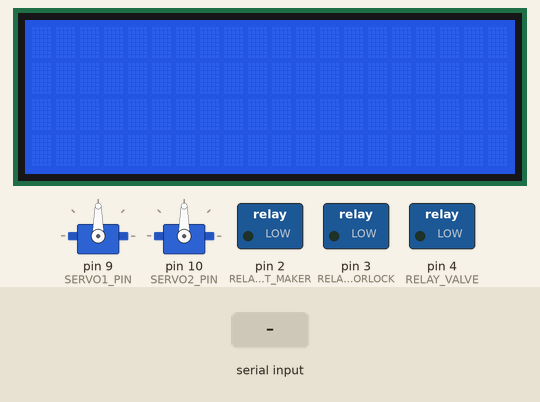
The sketch below on a simulated Arduino Uno, built with avr-gcc and run on an emulated ATmega328P. Parts: 20×4 character LCD, 2 × servo, switched loads named in the sketch (green lamp = pin HIGH). The inputs (shaded band) are chosen by the test bench. Pins used as bus, display or sensor lines are not drawn; what the sketch prints to the serial monitor is not drawn.

Above: at 1.2 s.
1.3 s: "90,45,200\n" received over Serial
At 2.5 s:
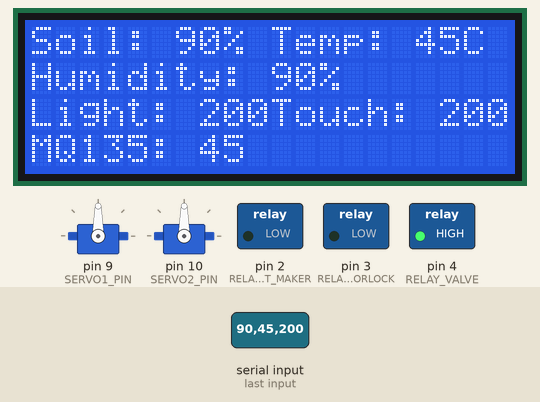
2.8 s: "90,45\n" received over Serial
At 3.5 s:
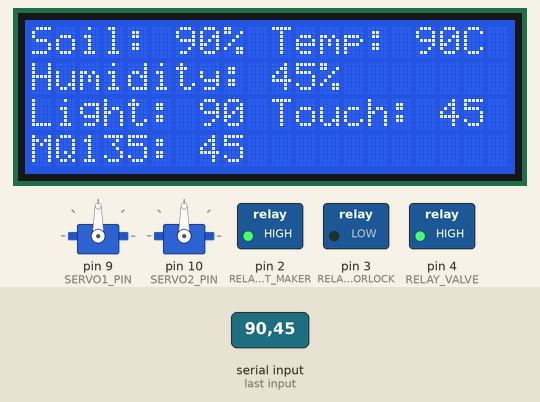
4.3 s: "30,150,10\n" received over Serial
At 4.8 s:
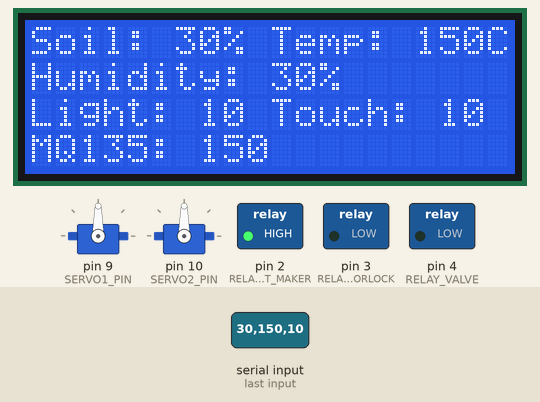
5.8 s: "30,150,10,200\n" received over Serial
At 6.2 s:
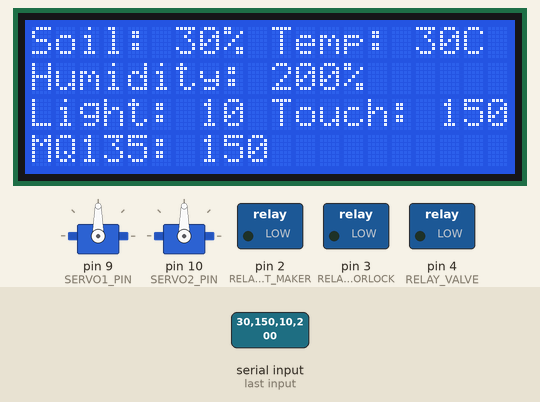
7.3 s: "90,45,200,10,150,30\n" received over Serial
At 8.7 s:
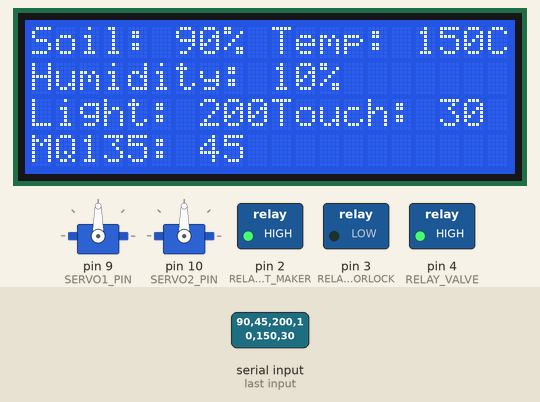
Timing chart, 0 to 9.8 s (numbered marks = the images above; inputs shaded):
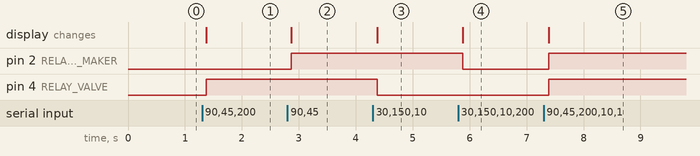

Measured:
- after the input at 1.3 s, pin 4 (RELAY_VALVE): LOW → HIGH after 0.07 s; the display: changes after 0.07 s (image 1)
- after the input at 2.8 s, pin 2 (RELAY_MIST_MAKER): LOW → HIGH after 0.07 s; the display: changes after 0.07 s (image 2)
- after the input at 4.3 s, pin 4 (RELAY_VALVE): HIGH → LOW after 0.07 s; the display: changes after 0.07 s (image 3)
- after the input at 5.8 s, pin 2 (RELAY_MIST_MAKER): HIGH → LOW after 0.08 s; the display: changes after 0.08 s (image 4)
- after the input at 7.3 s, pin 2 (RELAY_MIST_MAKER), pin 4 (RELAY_VALVE): LOW → HIGH after 0.09 s; the display: changes after 0.09 s (image 5)

The sketch:

1bb.ino
```cpp
#include <Wire.h>
#include <LiquidCrystal_I2C.h>
#include <Servo.h>

// Initialize LCD
LiquidCrystal_I2C lcd(0x27, 20, 4); // I2C address might differ, adjust accordingly

// Pins for relays
#define RELAY_DOORLOCK 3   // Relay pin for door lock solenoid
#define RELAY_VALVE 4       // Relay pin for valve solenoid
#define RELAY_MIST_MAKER 2 // Relay pin for mist maker

// DC Fan pin
#define DC_FAN_PIN 7

// Servo pins
#define SERVO1_PIN 9
#define SERVO2_PIN 10

// Servo objects
Servo servo1;
Servo servo2;

void setup() {
  Serial.begin(9600); // Start serial communication with baud rate 9600

  // Initialize LCD
  lcd.init();
  lcd.backlight();

  // Initialize pins for relays
  pinMode(RELAY_DOORLOCK, OUTPUT);
  pinMode(RELAY_VALVE, OUTPUT);
  pinMode(RELAY_MIST_MAKER, OUTPUT);

  // Turn off all relays initially
  digitalWrite(RELAY_DOORLOCK, LOW);
  digitalWrite(RELAY_VALVE, LOW);
  digitalWrite(RELAY_MIST_MAKER, LOW);

  // Initialize DC Fan pin
  pinMode(DC_FAN_PIN, OUTPUT);
  digitalWrite(DC_FAN_PIN, LOW); // Turn off fan initially

  // Initialize servos
  servo1.attach(SERVO1_PIN);
  servo2.attach(SERVO2_PIN);

  // Set servos to initial position
  servo1.write(90); // Center position
  servo2.write(90); // Center position
}

void loop() {
  if (Serial.available() >= 6) { // Adjust the number of bytes received

    String dataString = Serial.readStringUntil('\n');

    int soilMoistureValue = 0;
    int mq135Value = 0;
    int luxmeter = 0;
    int humidity = 0;  // Using int for simplicity
    int temperature = 0;  // Using int for simplicity
    int touchVal = 0;

    Serial.println(dataString);

    int commaIndex1 = dataString.indexOf(',');
    int commaIndex2 = dataString.indexOf(',', commaIndex1 + 1);
    int commaIndex3 = dataString.indexOf(',', commaIndex2 + 1);
    int commaIndex4 = dataString.indexOf(',', commaIndex3 + 1);
    int commaIndex5 = dataString.indexOf(',', commaIndex4 + 1);

    // Convert string to integer
    soilMoistureValue = dataString.substring(0, commaIndex1).toInt();
    mq135Value = dataString.substring(commaIndex1 + 1, commaIndex2).toInt();
    luxmeter = dataString.substring(commaIndex2 + 1, commaIndex3).toInt();
    humidity = dataString.substring(commaIndex3 + 1, commaIndex4).toInt();
    temperature = dataString.substring(commaIndex4 + 1, commaIndex5).toInt();
    touchVal = dataString.substring(commaIndex5 + 1).toInt();

    // Display data on LCD
    lcd.clear();
    lcd.setCursor(0, 0);
    lcd.print("Soil: ");
    lcd.print(soilMoistureValue);
    lcd.print("%");

    lcd.setCursor(10, 0);
    lcd.print("Temp: ");
    lcd.print(temperature);
    lcd.print("C");

    lcd.setCursor(0, 1);
    lcd.print("Humidity: ");
    lcd.print(humidity);
    lcd.print("%");

    lcd.setCursor(0, 2);
    lcd.print("Light: ");
    lcd.print(luxmeter);

    lcd.setCursor(10, 2);
    lcd.print("Touch: ");
    lcd.print(touchVal);

    lcd.setCursor(0, 3);
    lcd.print("MQ135: ");
    lcd.print(mq135Value);

    // Control door lock solenoid based on touch sensor status
    if (touchVal == 1) {
      // If touch sensor is activated, turn on door lock relay
      digitalWrite(RELAY_DOORLOCK, HIGH);
      delay(1000);
    } else {
      // Turn off door lock relay
      digitalWrite(RELAY_DOORLOCK, LOW);
    }

    // Control DC fan based on temperature
    if (temperature > 27) {
      // If temperature is above 25 degrees, turn on fan
      digitalWrite(DC_FAN_PIN, HIGH);
    } else {
      // Turn off fan
      digitalWrite(DC_FAN_PIN, LOW);
    }

    // Control servos based on light sensor status
    if (mq135Value < 350 ) {
      // If light intensity is in range, set servos to center position
      servo1.write(90);
      servo2.write(90);
    } else {
      // Turn servos to position 0
      servo1.write(0);
      servo2.write(0);
    }

    // Control relay for mist maker based on humidity
    if (humidity < 50) {
      // Turn on relay for mist maker if humidity is greater than 50%
      digitalWrite(RELAY_MIST_MAKER, HIGH);
    } else {
      // Turn off relay for mist maker
      digitalWrite(RELAY_MIST_MAKER, LOW);
    }

    // Control valve solenoid based on soil moisture value
    if (soilMoistureValue <= 70) {
      // Turn on valve relay if soil moisture is in range
      digitalWrite(RELAY_VALVE, LOW);
    } else{
      // Turn off valve relay
      digitalWrite(RELAY_VALVE, HIGH);
    }
  }
}
```
